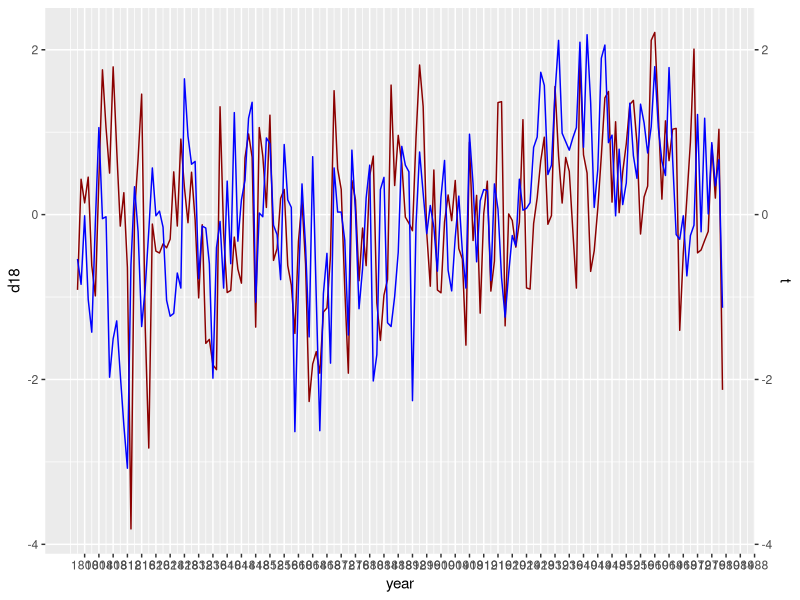
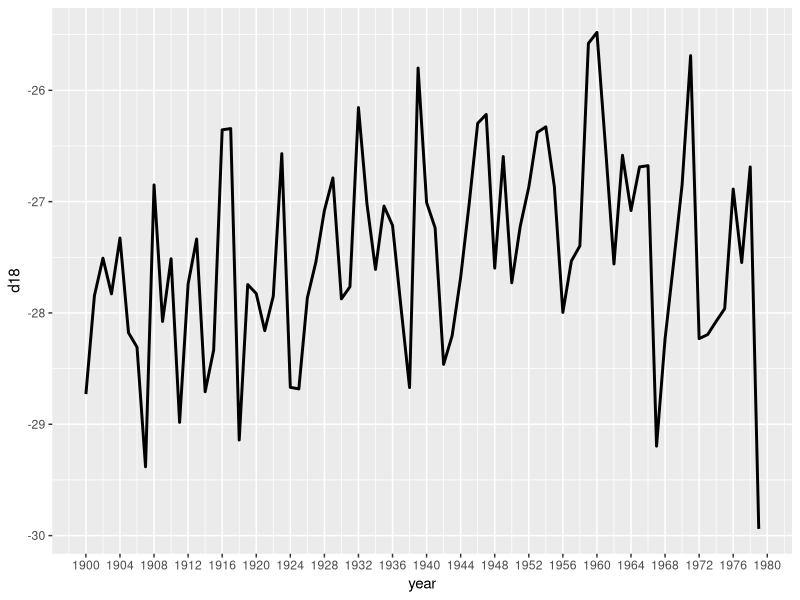

Generate these figures, in order, with R: (Note: this script raises an error after producing the figures.)
#setwd("C:/Users/kbo/Documents/autocross")
library(ggplot2)

sty=read.table('t_sty_1798.txt',header=TRUE)
names(sty)=c('stod','year','t')

tscale=read.table('GICC05_time_scale.tab',header=TRUE,row.names=NULL, sep='\t')

tscale <- read.table("GICC05_time_scale.tab",
                 header = TRUE,        # The first row contains column names
                 sep = "\t",           # Tab-separated values
                 row.names = NULL,
                 check.names = FALSE,
                 stringsAsFactors = FALSE,
                 comment.char = "")


dye3 <- read.table("DYE-3maincore_water_isotopes.tab",
                     header = TRUE,        # The first row contains column names
                     sep = "\t",           # Tab-separated values
                     row.names = NULL)

names(dye3)[names(dye3) == "d18O"] = "d18"
types <- read.table("NGRIP2_layer_types.txt",
                   header = TRUE,        # The first row contains column names
                   sep = "\t",           # Tab-separated values
                   row.names = NULL)


dye3$time <- approx(x=tscale$DYE3, y=tscale$Age, xout=dye3$depth)$y
dye3$year <- as.integer(approx(x=tscale$DYE3, y=tscale$year, xout=dye3$depth)$y)

library(dplyr)

annual <- dye3 %>%
  filter(!is.na(year)) %>%  # Exclude rows with missing year values
  group_by(year) %>%
  summarise(d18 = mean(d18, na.rm = TRUE))

print(annual)

ig=merge(annual,sty, by='year')
print(ig)

ig$sty_std = (ig$t - mean(ig$t))/sd(ig$t)
ig$d18_std = (ig$d18 - mean(ig$d18))/sd(ig$d18)

ggplot(ig, aes(year)) +
  geom_line(aes(year,d18_std),color='darkred')+
  geom_line(aes(year,sty_std),color='blue')+
  scale_x_continuous(breaks=seq(1800,1990,4))+
  scale_y_continuous(name="d18", sec.axis=sec_axis(~., name="t"))

ggplot(tail(annual,80),aes(year,d18)) + geom_line(size=1)+
     scale_x_continuous(breaks=seq(1900,1990,4))

ggplot(sty,aes(AR,T)) + geom_line(size=1)

plot(types$Depth, cumsum(types$Type-1))
sum(types$Type==1)
sum(types$Type==2)
sum(types$Type==3)
str(types)
types$age <- as.integer(approx(x=tscale$NGRIP2, y=tscale$Age, xout=types$Depth)$y)
t
